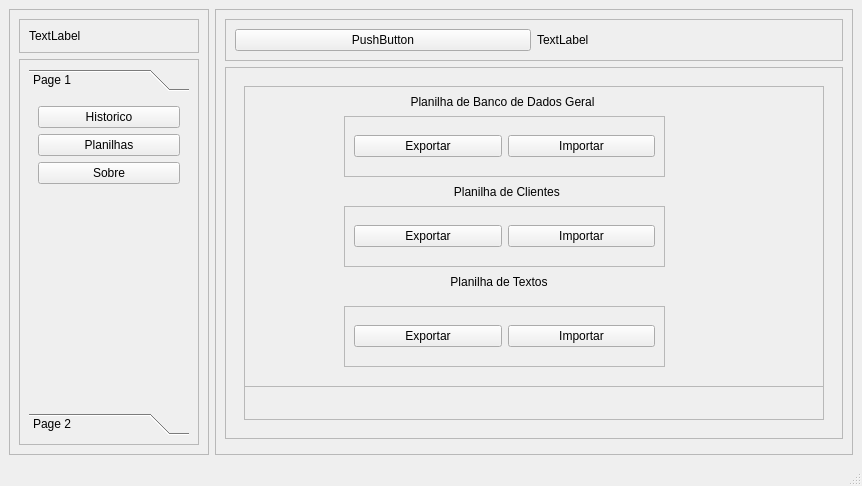
<?xml version="1.0" encoding="UTF-8"?>
<ui version="4.0">
 <class>MainWindow</class>
 <widget class="QMainWindow" name="MainWindow">
  <property name="geometry">
   <rect>
    <x>0</x>
    <y>0</y>
    <width>862</width>
    <height>486</height>
   </rect>
  </property>
  <property name="windowTitle">
   <string>MainWindow</string>
  </property>
  <widget class="QWidget" name="centralwidget">
   <layout class="QHBoxLayout" name="horizontalLayout">
    <item>
     <widget class="QFrame" name="sub_container">
      <property name="maximumSize">
       <size>
        <width>200</width>
        <height>16777215</height>
       </size>
      </property>
      <property name="frameShape">
       <enum>QFrame::StyledPanel</enum>
      </property>
      <property name="frameShadow">
       <enum>QFrame::Raised</enum>
      </property>
      <layout class="QVBoxLayout" name="verticalLayout_2">
       <item>
        <widget class="QFrame" name="frame_5">
         <property name="frameShape">
          <enum>QFrame::StyledPanel</enum>
         </property>
         <property name="frameShadow">
          <enum>QFrame::Raised</enum>
         </property>
         <layout class="QHBoxLayout" name="horizontalLayout_4">
          <item>
           <widget class="QLabel" name="label_3">
            <property name="text">
             <string>TextLabel</string>
            </property>
           </widget>
          </item>
         </layout>
        </widget>
       </item>
       <item>
        <widget class="QFrame" name="frame_6">
         <property name="frameShape">
          <enum>QFrame::StyledPanel</enum>
         </property>
         <property name="frameShadow">
          <enum>QFrame::Raised</enum>
         </property>
         <layout class="QVBoxLayout" name="verticalLayout_3">
          <item>
           <widget class="QToolBox" name="toolBox">
            <property name="currentIndex">
             <number>0</number>
            </property>
            <widget class="QWidget" name="page">
             <property name="geometry">
              <rect>
               <x>0</x>
               <y>0</y>
               <width>160</width>
               <height>283</height>
              </rect>
             </property>
             <attribute name="label">
              <string>Page 1</string>
             </attribute>
             <layout class="QVBoxLayout" name="verticalLayout_4">
              <item>
               <widget class="QPushButton" name="Historico_btn">
                <property name="text">
                 <string>Historico</string>
                </property>
               </widget>
              </item>
              <item>
               <widget class="QPushButton" name="pushButton_4">
                <property name="text">
                 <string>Planilhas</string>
                </property>
               </widget>
              </item>
              <item>
               <widget class="QPushButton" name="pushButton_3">
                <property name="text">
                 <string>Sobre</string>
                </property>
               </widget>
              </item>
              <item>
               <spacer name="verticalSpacer">
                <property name="orientation">
                 <enum>Qt::Vertical</enum>
                </property>
                <property name="sizeHint" stdset="0">
                 <size>
                  <width>20</width>
                  <height>40</height>
                 </size>
                </property>
               </spacer>
              </item>
             </layout>
            </widget>
            <widget class="QWidget" name="page_2">
             <property name="geometry">
              <rect>
               <x>0</x>
               <y>0</y>
               <width>160</width>
               <height>283</height>
              </rect>
             </property>
             <attribute name="label">
              <string>Page 2</string>
             </attribute>
            </widget>
           </widget>
          </item>
         </layout>
        </widget>
       </item>
      </layout>
     </widget>
    </item>
    <item>
     <widget class="QFrame" name="frame_2">
      <property name="frameShape">
       <enum>QFrame::StyledPanel</enum>
      </property>
      <property name="frameShadow">
       <enum>QFrame::Raised</enum>
      </property>
      <layout class="QVBoxLayout" name="verticalLayout">
       <item>
        <widget class="QFrame" name="frame">
         <property name="frameShape">
          <enum>QFrame::StyledPanel</enum>
         </property>
         <property name="frameShadow">
          <enum>QFrame::Raised</enum>
         </property>
         <layout class="QHBoxLayout" name="horizontalLayout_2">
          <item>
           <widget class="QPushButton" name="pushButton">
            <property name="text">
             <string>PushButton</string>
            </property>
           </widget>
          </item>
          <item>
           <widget class="QLabel" name="label">
            <property name="text">
             <string>TextLabel</string>
            </property>
           </widget>
          </item>
         </layout>
        </widget>
       </item>
       <item>
        <widget class="QFrame" name="frame_3">
         <property name="sizePolicy">
          <sizepolicy hsizetype="Preferred" vsizetype="Expanding">
           <horstretch>0</horstretch>
           <verstretch>0</verstretch>
          </sizepolicy>
         </property>
         <property name="frameShape">
          <enum>QFrame::StyledPanel</enum>
         </property>
         <property name="frameShadow">
          <enum>QFrame::Raised</enum>
         </property>
         <layout class="QVBoxLayout" name="verticalLayout_5">
          <item>
           <widget class="QStackedWidget" name="Pages">
            <property name="currentIndex">
             <number>2</number>
            </property>
            <widget class="QWidget" name="page_home">
             <layout class="QHBoxLayout" name="horizontalLayout_6">
              <item>
               <widget class="QFrame" name="frame_8">
                <property name="frameShape">
                 <enum>QFrame::StyledPanel</enum>
                </property>
                <property name="frameShadow">
                 <enum>QFrame::Raised</enum>
                </property>
                <widget class="QFrame" name="frame_9">
                 <property name="geometry">
                  <rect>
                   <x>0</x>
                   <y>-10</y>
                   <width>401</width>
                   <height>321</height>
                  </rect>
                 </property>
                 <property name="frameShape">
                  <enum>QFrame::StyledPanel</enum>
                 </property>
                 <property name="frameShadow">
                  <enum>QFrame::Raised</enum>
                 </property>
                 <widget class="QLabel" name="label_4">
                  <property name="geometry">
                   <rect>
                    <x>40</x>
                    <y>30</y>
                    <width>211</width>
                    <height>20</height>
                   </rect>
                  </property>
                  <property name="text">
                   <string>                  Planilha de Modelos </string>
                  </property>
                 </widget>
                 <widget class="QTableWidget" name="tableWidget_3">
                  <property name="geometry">
                   <rect>
                    <x>20</x>
                    <y>50</y>
                    <width>281</width>
                    <height>31</height>
                   </rect>
                  </property>
                 </widget>
                 <widget class="QFrame" name="frame_10">
                  <property name="geometry">
                   <rect>
                    <x>30</x>
                    <y>90</y>
                    <width>257</width>
                    <height>43</height>
                   </rect>
                  </property>
                  <property name="frameShape">
                   <enum>QFrame::StyledPanel</enum>
                  </property>
                  <property name="frameShadow">
                   <enum>QFrame::Raised</enum>
                  </property>
                  <layout class="QHBoxLayout" name="horizontalLayout_7">
                   <item>
                    <widget class="QPushButton" name="pushButton_6">
                     <property name="text">
                      <string>Exportar</string>
                     </property>
                    </widget>
                   </item>
                   <item>
                    <widget class="QPushButton" name="pushButton_8">
                     <property name="text">
                      <string>Salvar</string>
                     </property>
                    </widget>
                   </item>
                   <item>
                    <widget class="QPushButton" name="pushButton_7">
                     <property name="text">
                      <string>Excluir</string>
                     </property>
                    </widget>
                   </item>
                  </layout>
                 </widget>
                 <widget class="QLabel" name="label_5">
                  <property name="geometry">
                   <rect>
                    <x>50</x>
                    <y>150</y>
                    <width>211</width>
                    <height>20</height>
                   </rect>
                  </property>
                  <property name="text">
                   <string>                  Planilha de Clientes </string>
                  </property>
                 </widget>
                 <widget class="QTableWidget" name="tableWidget_4">
                  <property name="geometry">
                   <rect>
                    <x>20</x>
                    <y>180</y>
                    <width>281</width>
                    <height>31</height>
                   </rect>
                  </property>
                 </widget>
                 <widget class="QFrame" name="frame_11">
                  <property name="geometry">
                   <rect>
                    <x>30</x>
                    <y>220</y>
                    <width>257</width>
                    <height>43</height>
                   </rect>
                  </property>
                  <property name="frameShape">
                   <enum>QFrame::StyledPanel</enum>
                  </property>
                  <property name="frameShadow">
                   <enum>QFrame::Raised</enum>
                  </property>
                  <layout class="QHBoxLayout" name="horizontalLayout_8">
                   <item>
                    <widget class="QPushButton" name="pushButton_9">
                     <property name="text">
                      <string>Exportar</string>
                     </property>
                    </widget>
                   </item>
                   <item>
                    <widget class="QPushButton" name="pushButton_10">
                     <property name="text">
                      <string>Salvar</string>
                     </property>
                    </widget>
                   </item>
                   <item>
                    <widget class="QPushButton" name="pushButton_11">
                     <property name="text">
                      <string>Excluir</string>
                     </property>
                    </widget>
                   </item>
                  </layout>
                 </widget>
                </widget>
                <widget class="QDateTimeEdit" name="dateTimeEdit">
                 <property name="geometry">
                  <rect>
                   <x>440</x>
                   <y>20</y>
                   <width>131</width>
                   <height>22</height>
                  </rect>
                 </property>
                </widget>
               </widget>
              </item>
             </layout>
            </widget>
            <widget class="QWidget" name="Historico">
             <layout class="QVBoxLayout" name="verticalLayout_7">
              <item>
               <widget class="QTabWidget" name="tabWidget">
                <property name="currentIndex">
                 <number>3</number>
                </property>
                <widget class="QWidget" name="tab">
                 <attribute name="title">
                  <string>Historico</string>
                 </attribute>
                 <layout class="QVBoxLayout" name="verticalLayout_9">
                  <item>
                   <widget class="QTableWidget" name="tableWidget_2">
                    <column>
                     <property name="text">
                      <string>NOME</string>
                     </property>
                    </column>
                    <column>
                     <property name="text">
                      <string>COD</string>
                     </property>
                    </column>
                    <column>
                     <property name="text">
                      <string>TIPO</string>
                     </property>
                    </column>
                    <column>
                     <property name="text">
                      <string>MENSAGEM</string>
                     </property>
                    </column>
                    <column>
                     <property name="text">
                      <string>DATA</string>
                     </property>
                    </column>
                   </widget>
                  </item>
                  <item>
                   <widget class="QFrame" name="frame_4">
                    <property name="frameShape">
                     <enum>QFrame::StyledPanel</enum>
                    </property>
                    <property name="frameShadow">
                     <enum>QFrame::Raised</enum>
                    </property>
                    <layout class="QHBoxLayout" name="horizontalLayout_3">
                     <item>
                      <widget class="QPushButton" name="pushButton_17">
                       <property name="text">
                        <string>Primeira </string>
                       </property>
                      </widget>
                     </item>
                     <item>
                      <widget class="QPushButton" name="pushButton_16">
                       <property name="text">
                        <string>Anterior</string>
                       </property>
                      </widget>
                     </item>
                     <item>
                      <widget class="QPushButton" name="pushButton_15">
                       <property name="text">
                        <string>Proxima</string>
                       </property>
                      </widget>
                     </item>
                     <item>
                      <widget class="QPushButton" name="pushButton_14">
                       <property name="text">
                        <string>Ultima pagina</string>
                       </property>
                      </widget>
                     </item>
                    </layout>
                   </widget>
                  </item>
                 </layout>
                </widget>
                <widget class="QWidget" name="tab_2">
                 <attribute name="title">
                  <string>Mensagens</string>
                 </attribute>
                 <layout class="QHBoxLayout" name="horizontalLayout_5">
                  <item>
                   <widget class="QTableWidget" name="tableWidget"/>
                  </item>
                  <item>
                   <widget class="QFrame" name="frame_7">
                    <property name="frameShape">
                     <enum>QFrame::StyledPanel</enum>
                    </property>
                    <property name="frameShadow">
                     <enum>QFrame::Raised</enum>
                    </property>
                    <layout class="QVBoxLayout" name="verticalLayout_8">
                     <item>
                      <widget class="QCheckBox" name="checkBox">
                       <property name="font">
                        <font>
                         <family>Roboto</family>
                         <pointsize>10</pointsize>
                        </font>
                       </property>
                       <property name="text">
                        <string>Semente</string>
                       </property>
                       <property name="iconSize">
                        <size>
                         <width>18</width>
                         <height>18</height>
                        </size>
                       </property>
                      </widget>
                     </item>
                     <item>
                      <widget class="QCheckBox" name="checkBox_2">
                       <property name="font">
                        <font>
                         <family>Roboto</family>
                         <pointsize>10</pointsize>
                        </font>
                       </property>
                       <property name="text">
                        <string>Bronze</string>
                       </property>
                      </widget>
                     </item>
                     <item>
                      <widget class="QCheckBox" name="checkBox_3">
                       <property name="font">
                        <font>
                         <family>Roboto</family>
                         <pointsize>10</pointsize>
                        </font>
                       </property>
                       <property name="text">
                        <string>Prata</string>
                       </property>
                       <property name="iconSize">
                        <size>
                         <width>18</width>
                         <height>18</height>
                        </size>
                       </property>
                      </widget>
                     </item>
                     <item>
                      <widget class="QCheckBox" name="checkBox_4">
                       <property name="font">
                        <font>
                         <family>Roboto</family>
                         <pointsize>10</pointsize>
                        </font>
                       </property>
                       <property name="text">
                        <string>Ouro</string>
                       </property>
                       <property name="iconSize">
                        <size>
                         <width>18</width>
                         <height>18</height>
                        </size>
                       </property>
                      </widget>
                     </item>
                     <item>
                      <widget class="QCheckBox" name="checkBox_5">
                       <property name="text">
                        <string>Diamante</string>
                       </property>
                      </widget>
                     </item>
                     <item>
                      <widget class="QPushButton" name="pushButton_5">
                       <property name="text">
                        <string>Enviar</string>
                       </property>
                      </widget>
                     </item>
                    </layout>
                   </widget>
                  </item>
                 </layout>
                </widget>
                <widget class="QWidget" name="tab_5">
                 <attribute name="title">
                  <string>Avisos</string>
                 </attribute>
                 <widget class="QTableWidget" name="tableWidget_5">
                  <property name="geometry">
                   <rect>
                    <x>0</x>
                    <y>0</y>
                    <width>331</width>
                    <height>221</height>
                   </rect>
                  </property>
                 </widget>
                 <widget class="QFrame" name="frame_13">
                  <property name="geometry">
                   <rect>
                    <x>370</x>
                    <y>129</y>
                    <width>95</width>
                    <height>72</height>
                   </rect>
                  </property>
                  <property name="frameShape">
                   <enum>QFrame::StyledPanel</enum>
                  </property>
                  <property name="frameShadow">
                   <enum>QFrame::Raised</enum>
                  </property>
                  <layout class="QVBoxLayout" name="verticalLayout_10">
                   <item>
                    <widget class="QPushButton" name="pushButton_12">
                     <property name="text">
                      <string>Enviar</string>
                     </property>
                    </widget>
                   </item>
                   <item>
                    <widget class="QPushButton" name="pushButton_13">
                     <property name="text">
                      <string>Cancelar</string>
                     </property>
                    </widget>
                   </item>
                  </layout>
                 </widget>
                </widget>
                <widget class="QWidget" name="tab_7">
                 <attribute name="title">
                  <string>Cadastos em Observacao </string>
                 </attribute>
                 <widget class="QTableWidget" name="tableWidget_9">
                  <property name="geometry">
                   <rect>
                    <x>0</x>
                    <y>0</y>
                    <width>471</width>
                    <height>271</height>
                   </rect>
                  </property>
                  <column>
                   <property name="text">
                    <string>NOME</string>
                   </property>
                  </column>
                  <column>
                   <property name="text">
                    <string>COD</string>
                   </property>
                  </column>
                  <column>
                   <property name="text">
                    <string>TIPO</string>
                   </property>
                  </column>
                  <column>
                   <property name="text">
                    <string>MENSAGEM</string>
                   </property>
                  </column>
                  <column>
                   <property name="text">
                    <string>DATA</string>
                   </property>
                  </column>
                 </widget>
                 <widget class="QFrame" name="frame_18">
                  <property name="geometry">
                   <rect>
                    <x>470</x>
                    <y>0</y>
                    <width>111</width>
                    <height>291</height>
                   </rect>
                  </property>
                  <property name="frameShape">
                   <enum>QFrame::StyledPanel</enum>
                  </property>
                  <property name="frameShadow">
                   <enum>QFrame::Raised</enum>
                  </property>
                  <layout class="QVBoxLayout" name="verticalLayout_14">
                   <item>
                    <widget class="QCheckBox" name="checkBox_11">
                     <property name="font">
                      <font>
                       <family>Roboto</family>
                       <pointsize>10</pointsize>
                      </font>
                     </property>
                     <property name="text">
                      <string>Semente</string>
                     </property>
                     <property name="iconSize">
                      <size>
                       <width>18</width>
                       <height>18</height>
                      </size>
                     </property>
                    </widget>
                   </item>
                   <item>
                    <widget class="QCheckBox" name="checkBox_12">
                     <property name="font">
                      <font>
                       <family>Roboto</family>
                       <pointsize>10</pointsize>
                      </font>
                     </property>
                     <property name="text">
                      <string>Bronze</string>
                     </property>
                    </widget>
                   </item>
                   <item>
                    <widget class="QCheckBox" name="checkBox_13">
                     <property name="font">
                      <font>
                       <family>Roboto</family>
                       <pointsize>10</pointsize>
                      </font>
                     </property>
                     <property name="text">
                      <string>Prata</string>
                     </property>
                     <property name="iconSize">
                      <size>
                       <width>18</width>
                       <height>18</height>
                      </size>
                     </property>
                    </widget>
                   </item>
                   <item>
                    <widget class="QCheckBox" name="checkBox_14">
                     <property name="font">
                      <font>
                       <family>Roboto</family>
                       <pointsize>10</pointsize>
                      </font>
                     </property>
                     <property name="text">
                      <string>Ouro</string>
                     </property>
                     <property name="iconSize">
                      <size>
                       <width>18</width>
                       <height>18</height>
                      </size>
                     </property>
                    </widget>
                   </item>
                   <item>
                    <widget class="QCheckBox" name="checkBox_15">
                     <property name="text">
                      <string>Diamante</string>
                     </property>
                    </widget>
                   </item>
                   <item>
                    <widget class="QPushButton" name="pushButton_25">
                     <property name="text">
                      <string>Enviar</string>
                     </property>
                    </widget>
                   </item>
                  </layout>
                 </widget>
                </widget>
               </widget>
              </item>
             </layout>
            </widget>
            <widget class="QWidget" name="Avisos">
             <layout class="QHBoxLayout" name="horizontalLayout_9">
              <item>
               <widget class="QFrame" name="frame_12">
                <property name="frameShape">
                 <enum>QFrame::StyledPanel</enum>
                </property>
                <property name="frameShadow">
                 <enum>QFrame::Raised</enum>
                </property>
                <widget class="QFrame" name="frame_16">
                 <property name="geometry">
                  <rect>
                   <x>0</x>
                   <y>0</y>
                   <width>581</width>
                   <height>301</height>
                  </rect>
                 </property>
                 <property name="frameShape">
                  <enum>QFrame::StyledPanel</enum>
                 </property>
                 <property name="frameShadow">
                  <enum>QFrame::Raised</enum>
                 </property>
                 <widget class="QFrame" name="frame_15">
                  <property name="geometry">
                   <rect>
                    <x>100</x>
                    <y>30</y>
                    <width>321</width>
                    <height>61</height>
                   </rect>
                  </property>
                  <property name="frameShape">
                   <enum>QFrame::StyledPanel</enum>
                  </property>
                  <property name="frameShadow">
                   <enum>QFrame::Raised</enum>
                  </property>
                  <layout class="QHBoxLayout" name="horizontalLayout_10">
                   <item>
                    <widget class="QPushButton" name="pushButton_18">
                     <property name="text">
                      <string>Exportar</string>
                     </property>
                    </widget>
                   </item>
                   <item>
                    <widget class="QPushButton" name="pushButton_19">
                     <property name="text">
                      <string>Importar</string>
                     </property>
                    </widget>
                   </item>
                  </layout>
                 </widget>
                 <widget class="QLabel" name="label_6">
                  <property name="geometry">
                   <rect>
                    <x>90</x>
                    <y>-10</y>
                    <width>361</width>
                    <height>51</height>
                   </rect>
                  </property>
                  <property name="text">
                   <string>                       Planilha de Banco de Dados Geral</string>
                  </property>
                 </widget>
                 <widget class="QFrame" name="frame_17">
                  <property name="geometry">
                   <rect>
                    <x>100</x>
                    <y>120</y>
                    <width>321</width>
                    <height>61</height>
                   </rect>
                  </property>
                  <property name="frameShape">
                   <enum>QFrame::StyledPanel</enum>
                  </property>
                  <property name="frameShadow">
                   <enum>QFrame::Raised</enum>
                  </property>
                  <layout class="QHBoxLayout" name="horizontalLayout_11">
                   <item>
                    <widget class="QPushButton" name="pushButton_20">
                     <property name="text">
                      <string>Exportar</string>
                     </property>
                    </widget>
                   </item>
                   <item>
                    <widget class="QPushButton" name="pushButton_21">
                     <property name="text">
                      <string>Importar</string>
                     </property>
                    </widget>
                   </item>
                  </layout>
                 </widget>
                 <widget class="QLabel" name="label_7">
                  <property name="geometry">
                   <rect>
                    <x>110</x>
                    <y>80</y>
                    <width>361</width>
                    <height>51</height>
                   </rect>
                  </property>
                  <property name="text">
                   <string>                              Planilha de Clientes</string>
                  </property>
                 </widget>
                 <widget class="QFrame" name="frame_19">
                  <property name="geometry">
                   <rect>
                    <x>100</x>
                    <y>220</y>
                    <width>321</width>
                    <height>61</height>
                   </rect>
                  </property>
                  <property name="frameShape">
                   <enum>QFrame::StyledPanel</enum>
                  </property>
                  <property name="frameShadow">
                   <enum>QFrame::Raised</enum>
                  </property>
                  <layout class="QHBoxLayout" name="horizontalLayout_12">
                   <item>
                    <widget class="QPushButton" name="pushButton_22">
                     <property name="text">
                      <string>Exportar</string>
                     </property>
                    </widget>
                   </item>
                   <item>
                    <widget class="QPushButton" name="pushButton_23">
                     <property name="text">
                      <string>Importar</string>
                     </property>
                    </widget>
                   </item>
                  </layout>
                 </widget>
                 <widget class="QLabel" name="label_8">
                  <property name="geometry">
                   <rect>
                    <x>90</x>
                    <y>170</y>
                    <width>361</width>
                    <height>51</height>
                   </rect>
                  </property>
                  <property name="text">
                   <string>                                   Planilha de Textos </string>
                  </property>
                 </widget>
                </widget>
               </widget>
              </item>
             </layout>
            </widget>
            <widget class="QWidget" name="page_5">
             <layout class="QVBoxLayout" name="verticalLayout_6">
              <item>
               <widget class="QLabel" name="Logo">
                <property name="text">
                 <string>&lt;html&gt;&lt;head/&gt;&lt;body&gt;&lt;p align=&quot;center&quot;&gt;&lt;img src=&quot;:/Icons/logo menor.png&quot;/&gt;&lt;/p&gt;&lt;/body&gt;&lt;/html&gt;</string>
                </property>
               </widget>
              </item>
             </layout>
            </widget>
           </widget>
          </item>
         </layout>
        </widget>
       </item>
       <item>
        <widget class="QFrame" name="frame_14">
         <property name="frameShape">
          <enum>QFrame::StyledPanel</enum>
         </property>
         <property name="frameShadow">
          <enum>QFrame::Raised</enum>
         </property>
        </widget>
       </item>
      </layout>
     </widget>
    </item>
   </layout>
  </widget>
  <widget class="QMenuBar" name="menubar">
   <property name="geometry">
    <rect>
     <x>0</x>
     <y>0</y>
     <width>862</width>
     <height>21</height>
    </rect>
   </property>
  </widget>
  <widget class="QStatusBar" name="statusbar"/>
 </widget>
 <resources>
  <include location="Icons.qrc"/>
 </resources>
 <connections/>
</ui>
